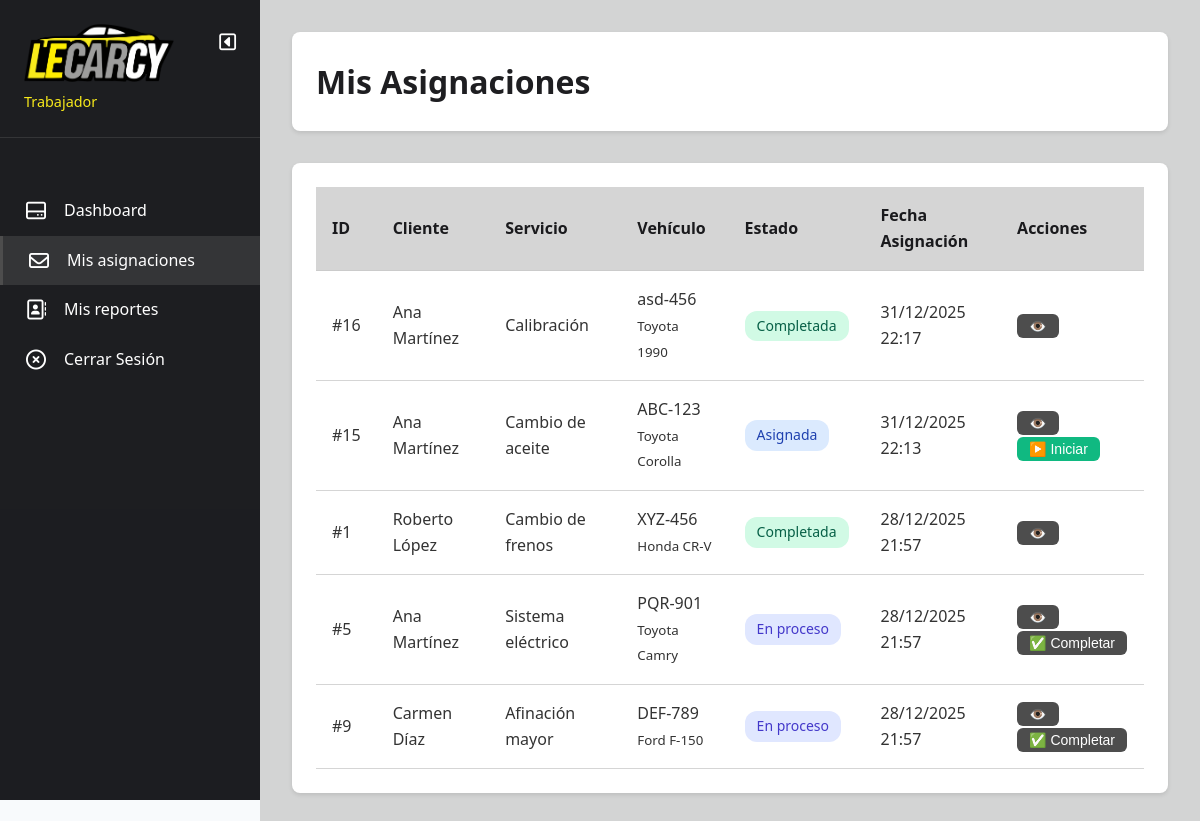
The app's page /mi_sistema/trabajador/asignaciones.php (signed in) with its own data.
### tables this page shows
CREATE TABLE `asignaciones` (
  `id` int(11) NOT NULL AUTO_INCREMENT,
  `solicitud_id` int(11) NOT NULL,
  `trabajador_id` int(11) NOT NULL,
  `encargado_id` int(11) NOT NULL,
  `fecha_asignacion` datetime DEFAULT current_timestamp(),
  `fecha_inicio` datetime DEFAULT NULL,
  `fecha_finalizacion` datetime DEFAULT NULL,
  `estado` enum('asignada','en_proceso','completada','cancelada') DEFAULT 'asignada',
  `observaciones` text DEFAULT NULL,
  PRIMARY KEY (`id`),
  KEY `solicitud_id` (`solicitud_id`),
  KEY `trabajador_id` (`trabajador_id`),
  KEY `encargado_id` (`encargado_id`),
  CONSTRAINT `asignaciones_ibfk_1` FOREIGN KEY (`solicitud_id`) REFERENCES `solicitudes` (`id`),
  CONSTRAINT `asignaciones_ibfk_2` FOREIGN KEY (`trabajador_id`) REFERENCES `usuarios` (`id`),
  CONSTRAINT `asignaciones_ibfk_3` FOREIGN KEY (`encargado_id`) REFERENCES `usuarios` (`id`)
);

CREATE TABLE `usuarios` (
  `id` int(11) NOT NULL AUTO_INCREMENT,
  `nombre` varchar(100) NOT NULL,
  `email` varchar(100) NOT NULL,
  `password` varchar(255) NOT NULL,
  `telefono` varchar(20) DEFAULT NULL,
  `rol_id` int(11) NOT NULL,
  `fecha_registro` datetime DEFAULT current_timestamp(),
  `activo` tinyint(1) DEFAULT 1,
  PRIMARY KEY (`id`),
  UNIQUE KEY `email` (`email`),
  KEY `rol_id` (`rol_id`),
  CONSTRAINT `usuarios_ibfk_1` FOREIGN KEY (`rol_id`) REFERENCES `roles` (`id`)
);

CREATE TABLE `servicios` (
  `id` int(11) NOT NULL AUTO_INCREMENT,
  `nombre` varchar(100) NOT NULL,
  `descripcion` text DEFAULT NULL,
  `precio_estimado` decimal(10,2) DEFAULT NULL,
  `duracion_estimada` int(11) DEFAULT NULL COMMENT 'Duración en horas',
  `fecha_creacion` datetime DEFAULT current_timestamp(),
  PRIMARY KEY (`id`)
);

CREATE TABLE `solicitudes` (
  `id` int(11) NOT NULL AUTO_INCREMENT,
  `cliente_id` int(11) NOT NULL,
  `tipo_vehiculo_id` int(11) NOT NULL,
  `servicio_id` int(11) NOT NULL,
  `marca_vehiculo` varchar(50) DEFAULT NULL,
  `modelo_vehiculo` varchar(50) DEFAULT NULL,
  `año_vehiculo` int(11) DEFAULT NULL,
  `placa_vehiculo` varchar(20) DEFAULT NULL,
  `descripcion_problema` text DEFAULT NULL,
  `estado` enum('pendiente','asignada','en_proceso','completada','cancelada') DEFAULT 'pendiente',
  `fecha_solicitud` datetime DEFAULT current_timestamp(),
  `fecha_actualizacion` datetime DEFAULT current_timestamp() ON UPDATE current_timestamp(),
  PRIMARY KEY (`id`),
  KEY `cliente_id` (`cliente_id`),
  KEY `tipo_vehiculo_id` (`tipo_vehiculo_id`),
  KEY `servicio_id` (`servicio_id`),
  CONSTRAINT `solicitudes_ibfk_1` FOREIGN KEY (`cliente_id`) REFERENCES `usuarios` (`id`),
  CONSTRAINT `solicitudes_ibfk_2` FOREIGN KEY (`tipo_vehiculo_id`) REFERENCES `tipos_vehiculo` (`id`),
  CONSTRAINT `solicitudes_ibfk_3` FOREIGN KEY (`servicio_id`) REFERENCES `servicios` (`id`)
);

### mi_sistema/trabajador/asignaciones.php (the view, shortened to what this page needs)
<?php
$db = Database::getInstance()->getConnection();
$stmt = $db->prepare("
    SELECT a.*, s.placa_vehiculo, s.marca_vehiculo, s.modelo_vehiculo,
           c.nombre as cliente_nombre, srv.nombre as servicio_nombre
    FROM asignaciones a
    INNER JOIN solicitudes s ON a.solicitud_id = s.id
    INNER JOIN usuarios c ON s.cliente_id = c.id
    INNER JOIN servicios srv ON s.servicio_id = srv.id
    WHERE a.trabajador_id = ?
    ORDER BY a.fecha_asignacion DESC
");
$stmt->execute([$_SESSION['usuario_id']]);
$asignaciones = $stmt->fetchAll();
?>
<!DOCTYPE html>
<html lang="es">
<head>
    <link rel="stylesheet" href="../assets/css/styles.css">
</head>
<body>
    <div class="dashboard-container">
        <?php include 'includes/sidebar.php'; ?>
        <main class="main-content">
            <header class="content-header">
                <h1>Mis Asignaciones</h1>
            </header>
            <div class="dashboard-section">
                <div class="table-container">
                    <table>
                        <thead>
                            <tr>
                                <th>ID</th>
                                <th>Cliente</th>
                                <th>Servicio</th>
                                <th>Vehículo</th>
                                <th>Estado</th>
                                <th>Fecha Asignación</th>
                                <th>Acciones</th>
                            </tr>
                        </thead>
                        <tbody>
                            <?php foreach ($asignaciones as $asig): ?>
                                <tr>
                                    <td>#<?php echo $asig['id']; ?></td>
                                    <td><?php echo htmlspecialchars($asig['cliente_nombre']); ?></td>
                                    <td><?php echo htmlspecialchars($asig['servicio_nombre']); ?></td>
                                    <td><?php echo htmlspecialchars($asig['placa_vehiculo']); ?><br>
                                        <small><?php echo htmlspecialchars($asig['marca_vehiculo'] . ' ' . $asig['modelo_vehiculo']); ?></small>
                                    </td>
                                    <td><span
                                            class="badge badge-<?php echo $asig['estado']; ?>"><?php echo ucfirst(str_replace('_', ' ', $asig['estado'])); ?></span>
                                    </td>
                                    <td><?php echo date('d/m/Y H:i', strtotime($asig['fecha_asignacion'])); ?></td>
                                    <td>
                                        <button class="btn btn-sm btn-info"
                                            onclick='verDetalle(<?php echo json_encode($asig); ?>)'>👁️</button>
                                        <?php if ($asig['estado'] === 'asignada'): ?>
                                            <button class="btn btn-sm btn-success"
                                                onclick="cambiarEstado(<?php echo $asig['id']; ?>, 'en_proceso')">▶️
                                                Iniciar</button>
                                        <?php elseif ($asig['estado'] === 'en_proceso'): ?>
                                            <button class="btn btn-sm btn-primary"
                                                onclick="completarTrabajo(<?php echo $asig['id']; ?>)">✅ Completar</button>
                                        <?php endif; ?>
                                    </td>
                                </tr>
                            <?php endforeach; ?>
                        </tbody>
                    </table>
                </div>
            </div>
        </main>
    </div>
</body>
</html>

### mi_sistema/assets/css/styles.css (style rules this page uses)
* { margin: 0; padding: 0; box-sizing: border-box; }
:root { --primary: #4D4D4D; --secondary: #64748b; --success: #10b981; --warning: #f59e0b; --danger: #ef4444; --info: #4D4D4D; --dark: #040508e5; --light: #c9c9c9c5; --white: #ffffff; --amarillo: #f8ea1b; }
body { font-family: 'Segoe UI', Tahoma, Geneva, Verdana, sans-serif; line-height: 1.6; color: #333; background-color: #f8fafc; }
.dashboard-container { display: flex; min-height: 100vh; }
.main-content { flex: 1; margin-left: 260px; padding: 2rem; background: var(--light); min-height: 100vh; }
.content-header { display: flex; justify-content: space-between; align-items: center; margin-bottom: 2rem; background: var(--white); padding: 1.5rem; border-radius: 8px; box-shadow: 0 2px 4px rgba(0, 0, 0, 0.1); }
.content-header h1 { color: var(--dark); }
.dashboard-section { background: var(--white); padding: 1.5rem; border-radius: 8px; box-shadow: 0 2px 4px rgba(0, 0, 0, 0.1); }
.table-container { overflow-x: auto; }
table { width: 100%; border-collapse: collapse; background: var(--white); }
thead { background: var(--light); }
th, td { padding: 1rem; text-align: left; border-bottom: 1px solid var(--light); }
th { font-weight: 600; color: var(--dark); }
.btn { display: inline-block; padding: 0.5rem 1rem; border: none; border-radius: 6px; cursor: pointer; font-size: 1rem; text-decoration: none; transition: all 0.3s; }
.btn-primary { background: var(--primary); color: var(--white); }
.btn-success { background: var(--success); color: var(--white); }
.btn-info { background: var(--info); color: var(--white); }
.btn-sm { padding: 0.25rem 0.75rem; font-size: 0.875rem; }
.badge { display: inline-block; padding: 0.25rem 0.75rem; border-radius: 12px; font-size: 0.875rem; font-weight: 500; }
.badge-asignada { background: #dbeafe; color: #1e40af; }
.badge-en_proceso { background: #e0e7ff; color: #4338ca; }
.badge-completada { background: #d1fae5; color: #065f46; }
.main-content { transition: margin-left 0.3s ease; }

### records on screen
asignaciones: id "16", usuarios.nombre "Ana Martínez", servicios.nombre "Calibración", solicitud.placa_vehiculo "asd-456", solicitud.modelo_vehiculo "Toyota 1990", estado "Completada", fecha_asignacion "31/12/2025 22:17"
asignaciones: id "15", usuarios.nombre "Ana Martínez", servicios.nombre "Cambio de aceite", solicitud.placa_vehiculo "ABC-123", solicitud.modelo_vehiculo "Toyota Corolla", estado "Asignada", fecha_asignacion "31/12/2025 22:13"
asignaciones: id "1", usuarios.nombre "Roberto López", servicios.nombre "Cambio de frenos", solicitud.placa_vehiculo "XYZ-456", solicitud.modelo_vehiculo "Honda CR-V", estado "Completada", fecha_asignacion "28/12/2025 21:57"
asignaciones: id "5", usuarios.nombre "Ana Martínez", servicios.nombre "Sistema eléctrico", solicitud.placa_vehiculo "PQR-901", solicitud.modelo_vehiculo "Toyota Camry", estado "En proceso", fecha_asignacion "28/12/2025 21:57"
asignaciones: id "9", usuarios.nombre "Carmen Díaz", servicios.nombre "Afinación mayor", solicitud.placa_vehiculo "DEF-789", solicitud.modelo_vehiculo "Ford F-150", estado "En proceso", fecha_asignacion "28/12/2025 21:57"
